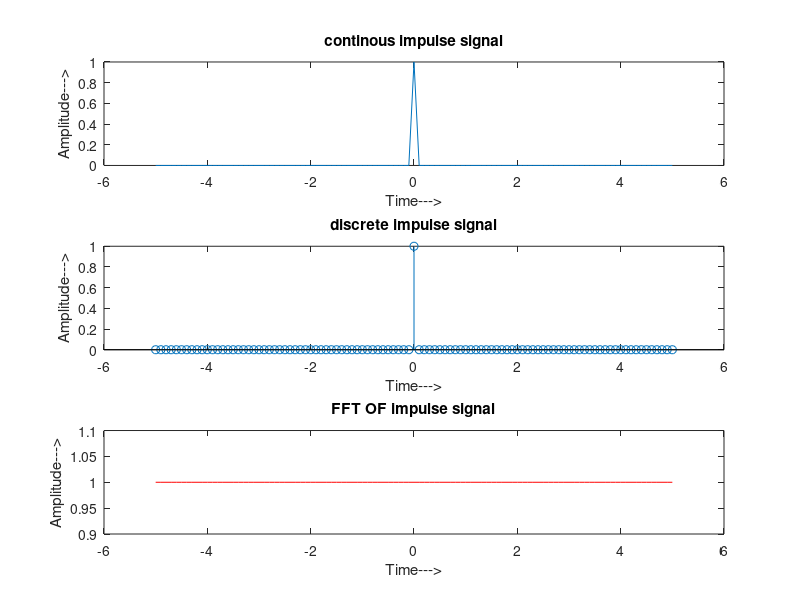

Write the MATLAB code that produced this figure.
%Generation of impulse signal
clc;
close all;
clear all;
t = -5:0.1:5;
for k = 1:length(t)
    if t(k) == 0
    a(k)=1;
    else
    a(k) = 0;
    end
end
u = abs(fft(a));
subplot(3,1,1)
plot(t,a)
title('continous impulse signal')
xlabel('Time--->')
ylabel('Amplitude--->')
subplot(3,1,2)
stem(t,a)
title('discrete impulse signal')
xlabel('Time--->')
ylabel('Amplitude--->')
subplot(3,1,3)
plot(t,u,'r')
title('FFT OF impulse signal')
xlabel('Time--->')
ylabel('Amplitude--->')